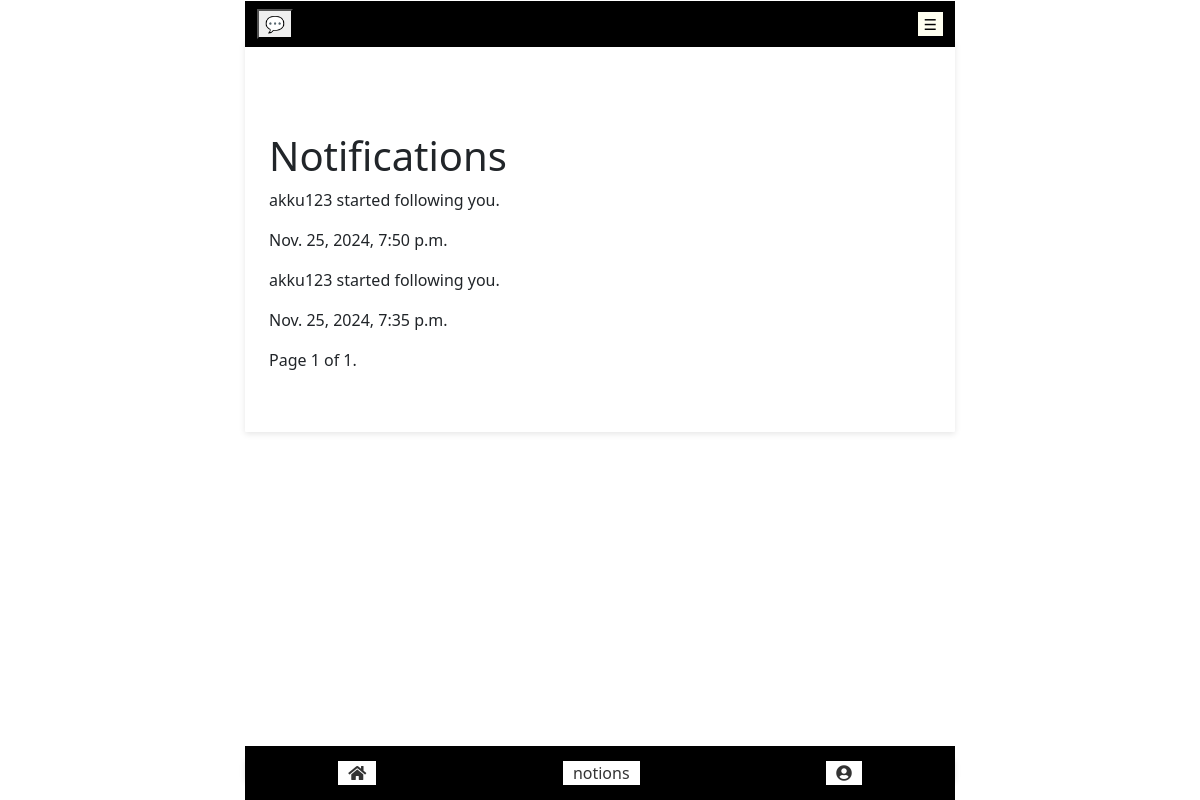
The app's page /profile_notifications/ (signed in), older data.
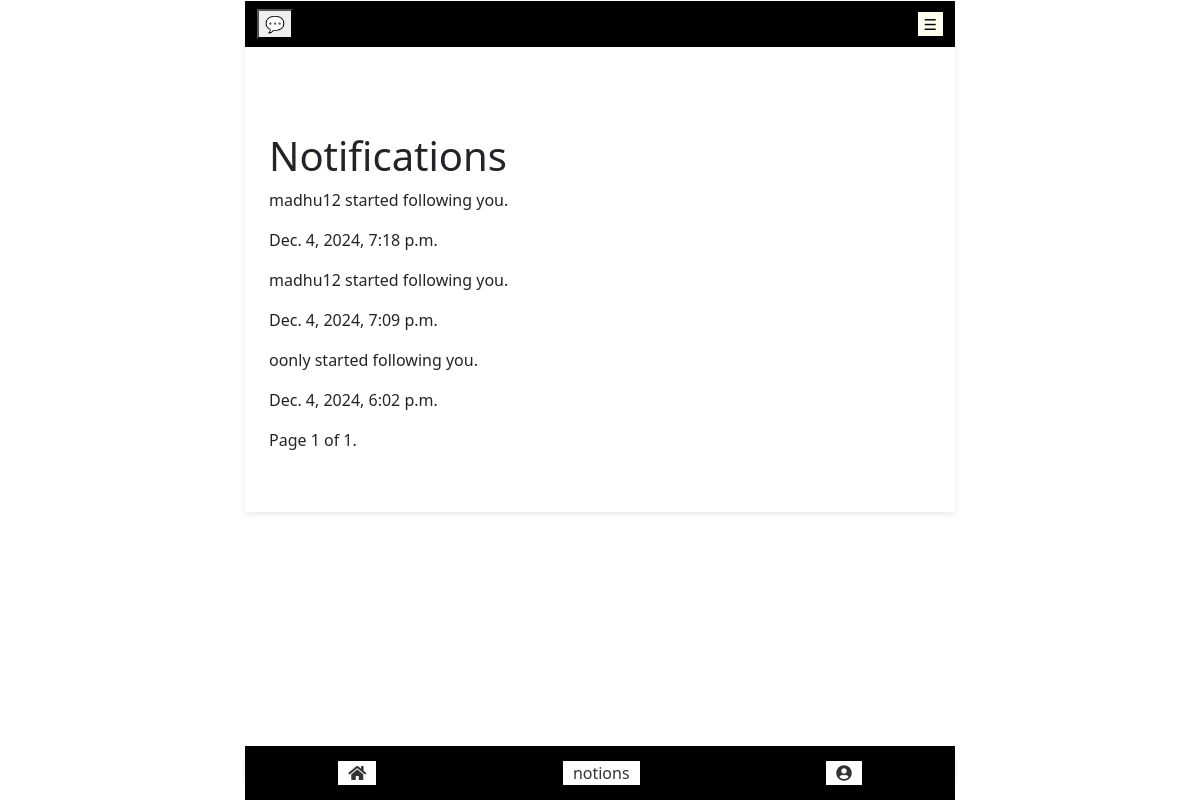
The same page, newer data.
### service_auth/notion/models.py (models this page shows, shortened)
class Notification(models.Model):
    user = models.ForeignKey(AuthUser, on_delete=models.CASCADE, related_name='notifications', null = True)
    content = models.TextField()
    created_at = models.DateTimeField(auto_now_add=True)
    is_read = models.BooleanField(default=False)
    notion = models.ForeignKey('Notion', null=True, blank=True, on_delete=models.CASCADE, related_name='notifications')
    comment = models.ForeignKey('Comment', null=True, blank=True, on_delete=models.CASCADE, related_name='notifications')
    liked_by = models.ForeignKey(AuthUser, null=True, blank=True, on_delete=models.CASCADE, related_name='liked_notifications')
    related_media = models.ForeignKey(Media, on_delete=models.CASCADE, related_name='related_notifications', null=True, blank=True)
    related_audio = models.ForeignKey(Audio, on_delete=models.CASCADE, related_name='related_notifications', null=True, blank=True)  # New field for audio notifications
    related_notion = models.ForeignKey(Notion, on_delete=models.CASCADE, related_name='related_notifications', null=True, blank=True)
    related_comment = models.ForeignKey(Comment, on_delete=models.CASCADE, related_name='related_notifications', null=True, blank=True)
    related_user = models.ForeignKey(AuthUser, on_delete=models.CASCADE, related_name='related_notifications', null=True, blank=True)
    type = models.CharField(max_length=50, choices=[('follow', 'Follow'), ('like', 'Like'), ('comment', 'Comment')], null=True)

### service_auth/user_profile/views.py (the view)
# urls.py: path('profile_notifications/', views.profile_notifications, name='profile_notifications'),
@login_required
def profile_notifications(request):
    notifications = Notification.objects.filter(user=request.user).order_by('-created_at')
    paginator = Paginator(notifications, 100)
    page_number = request.GET.get('page')
    page_obj = paginator.get_page(page_number)
    return render(request, 'profile_notifications.html', {'page_obj': page_obj})

### templates/user_profile/profile_notifications.html (shortened to what this page needs)
{% extends 'landing_page.html' %}
{% block content %}
<h1>Notifications</h1>
<div>
    {% for notification in page_obj %}
        <div>
            <p>{{ notification.content }}</p>
            <p>{{ notification.created_at }}</p>
        </div>
    {% endfor %}
</div>
<div class="pagination">
    <span class="step-links">
        <span class="current">
            Page {{ page_obj.number }} of {{ page_obj.paginator.num_pages }}.
        </span>
    </span>
</div>
{% endblock %}

### templates/landings/landing_page.html (shortened to what this page needs)
{% load media_filters %}
{% load static %}
<!DOCTYPE html>
<html lang="en">
<head>
    <link href="https://cdnjs.cloudflare.com/ajax/libs/select2/4.0.13/css/select2.min.css" rel="stylesheet" />
    {% load static %}
    <link rel="stylesheet" href="https://cdn.jsdelivr.net/npm/bootstrap@5.3.2/dist/css/bootstrap.min.css">
    <link href="https://cdnjs.cloudflare.com/ajax/libs/prism/1.24.1/themes/prism.min.css" rel="stylesheet" />
</head>
<body style="padding-bottom: 60px;">
    <div id="splash-content" style="display: none;">
        {% block splash %}
        <div class="content-container">
            <header>
                    <nav class="navbar navbar-expand-lg navbar-dark bg-black">
                        <div class="container">
                            <a href="{% url 'only_message:message_list_view' %}" class="button-link">
                                <button class="messagebtn"> 💬 </button>
                            </a>
                            <button class="openbtn" onclick="openNav()">☰ </button>
                        </div>
                    </nav>
            </header>
            <main id="main">
                {% block main_content %}
                <div class="container my-5">
                {% endblock %}
                {% block content %}
                {% endblock %}
            </main>
            {% block footer %}
            <footer class="bg-primary text-white bg-black py-3">
                <div class="bottom-strip d-flex justify-content-around">
                    <div class="home bg-white">
                        <a href="{% url 'only_card:landing_page' %}">
                            <i class="fas fa-home"></i>
                        </a>
                    </div>
                    {% block new_notion %}
                    <div class="notion bg-white">
                        <a href="{% url 'notion:notion_home' notion_id=request.user.id%}">notions</a>
                    </div>
                    {% endblock %}
                    <div class="profile bg-white">
                        <a href="{% url 'user_profile:following_media' %}" class="profile-button">
                            <i class="fas fa-user-circle"></i>
                        </a>
                    </div>
                </div>
            </footer>
            {%endblock%}
        {% endblock %}
    </div>
    </body>
</html>

Row changes from the older to the newer data that the page shows:
removed Notification: content "akku123 started following you.", created_at "Nov. 25, 2024, 7:50 p.m."
removed Notification: content "akku123 started following you.", created_at "Nov. 25, 2024, 7:35 p.m."
added Notification: content "madhu12 started following you.", created_at "Dec. 4, 2024, 7:18 p.m."
added Notification: content "madhu12 started following you.", created_at "Dec. 4, 2024, 7:09 p.m."
added Notification: content "oonly started following you.", created_at "Dec. 4, 2024, 6:02 p.m."
